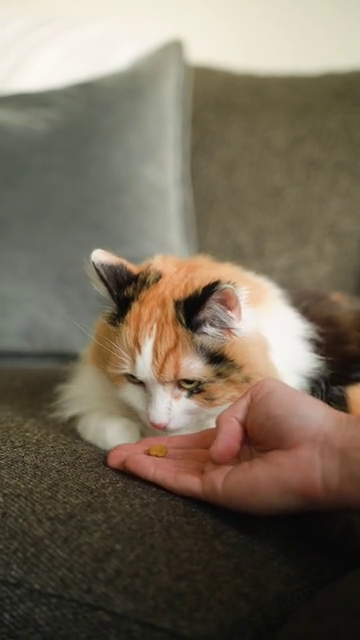
#> input picture frame 48 of video.mp4, 360 x 640 px
$ jupyter execute '07-1 동영상자르기.ipynb'
#> lines starting #> are read from the running program, lines starting #| are printed output that depends on the picture
## 07-1 동영상 자르기

[cell 1]
import cv2

cap = cv2.VideoCapture('video.mp4')

while cap.isOpened():
    ret, frame = cap.read()
#> frame is the input picture: shape (640, 360, 3); mean B, G, R 89.9, 106.5, 117.6
    crop = frame[100:200, 100:200]
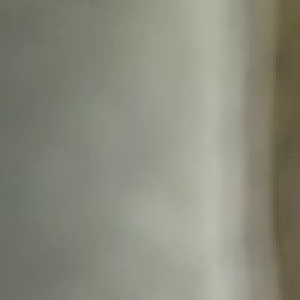
#> crop: shape (100, 100, 3) (shown 3 times larger); mean B, G, R 123.2, 138.1, 137.4

    if not ret:
        break
    cv2.imshow('video_origin', frame)
    cv2.imshow('video_crop', crop)

    if cv2.waitKey(20) == ord('q'):
#> (key q is pressed here)
        break

cap.release()
cv2.destroyAllWindows()


$ run again, starting later in the video
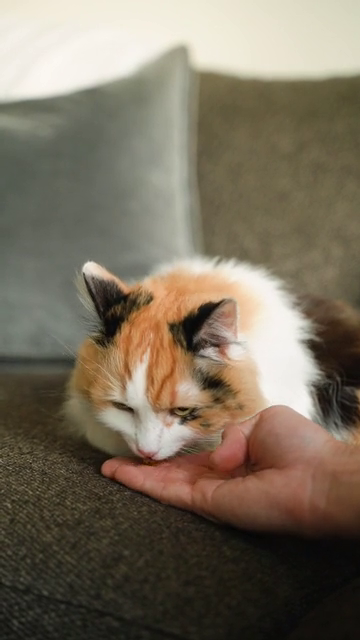
#> input picture frame 218 of video.mp4, 360 x 640 px
#> frame is the input picture: shape (640, 360, 3); mean B, G, R 93.6, 110.4, 121.1
#> `crop = frame[100:200, 100:200]`:
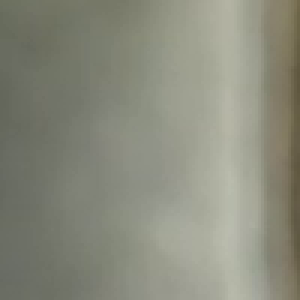
#> crop: shape (100, 100, 3) (shown 3 times larger); mean B, G, R 124.4, 138.9, 137.4

$ run again, starting later in the video
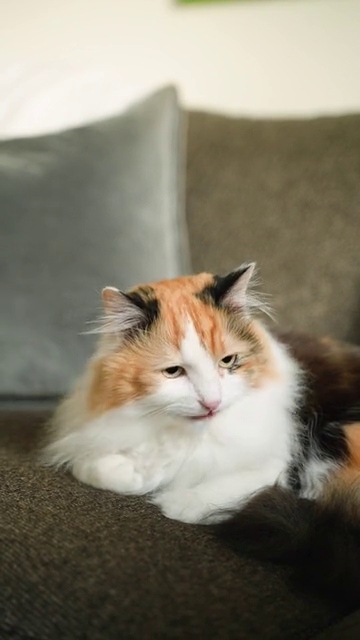
#> input picture frame 388 of video.mp4, 360 x 640 px
#> frame is the input picture: shape (640, 360, 3); mean B, G, R 111, 127, 132.9
#> `crop = frame[100:200, 100:200]`:
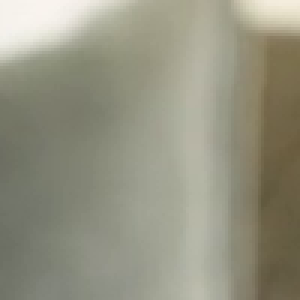
#> crop: shape (100, 100, 3) (shown 3 times larger); mean B, G, R 129.3, 147.2, 148.4
